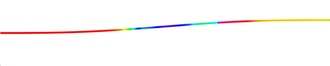
#> input picture graph_making/k_momentum_kick_0_3_micron_second.jpg, 330 x 66 px, shrunk from 1001 x 201 before the run
$ python figure1.py
#> lines starting #> are read from the running program, lines starting #| are printed output that depends on the picture
import os
import numpy as np
import matplotlib.pyplot as plt
import matplotlib.image as mpimg
import matplotlib.gridspec as gridspec
import matplotlib.font_manager as fm


#Times New Roman
tnr= fm.FontProperties(fname='/home/pxiang/extrafonts/Times_New_Roman.ttf')
#Times New Roman italic
tnri = fm.FontProperties(fname='/home/pxiang/extrafonts/Times_New_Roman_Italic.ttf')


# [8 lines of commented-out code are left out]


title = 'white background'

# make four images
k_figure="K_CPLong.ppm"
x_figure="X_CPLong.ppm"
tmp="tmp.ppm"

fig_A='k_momentum_kick_0_3_micron_second.jpg'
fig_B='k_momentum_kick_3_203_micron_second.jpg'
fig_C='x_momentum_kick_0_3_micron_second.jpg'
fig_D='x_momentum_kick_3_203_micron_second.jpg'

produce_A = " convert " + k_figure + " -crop 1001x201+0+0 " + tmp \
            + "; " + " convert " + tmp + " -quality 100 " + fig_A

produce_B = " convert " + k_figure + " -crop 1000x201+1001+0 " + tmp \
            + "; " + " convert " + tmp + " -quality 100 " + fig_B

produce_C = " convert " + x_figure + " -crop 1001x201+0+0 " + tmp \
            + "; " + " convert " + tmp + " -quality 100 " + fig_C

produce_D = " convert " + x_figure + " -crop 1000x201+1001+0 " + tmp \
            + "; " + " convert " + tmp + " -quality 100 " + fig_D

os.system(produce_A)
os.system(produce_B)
os.system(produce_C)
os.system(produce_D)

os.system(" rm " + tmp)


plt.figure(figsize=(8.5,8.5))
gs=gridspec.GridSpec(2,2,width_ratios=[1,2])
gs.update(wspace=0.11,top=0.97,hspace=0.11,right=0.96)
# TITLE FOR THE WHOLE FIGURE
#plt.suptitle(title, fontsize=12)


#FIGURE A
ax1=plt.subplot(gs[0])

plt.tick_params(direction='out', top='off', right='off',length=8,width=1.2,pad=8)
img2=plt.imread(fig_A)
#> img2 is the input picture: shape (66, 330, 3); mean R, G, B 251.9, 250, 249.1
ydim, xdim, colordim = np.shape(img2)
#> ydim = 66; xdim = 330; colordim = 3
xtick_number = 3
xtick_position = np.linspace(0,xdim, xtick_number)
#> xtick_position = [0, 165, 330]
plt.imshow(img2,aspect='auto')
#plt.xticks(xtick_position,['0', '1.5', '3'],fontsize=16)
#plt.xlim(0,xdim)
plt.xticks(xtick_position,[' ', ' ', ' '],fontsize=23,fontproperties=tnr)

ytick_number=5
ytick_position = np.linspace(0,ydim, ytick_number)
#> ytick_position = [0, 16.5, 33, 49.5, 66]
plt.yticks(ytick_position, [r'$\pi$', r'$\frac{\pi}{2}$', ' ', r'$\frac{\pi}{2}$', r'$\pi$'],fontsize=28,fontproperties=tnr)
ax1.text(-0.13,0.5,'0',fontsize=23,ha='center',va='center',transform=ax1.transAxes,fontproperties=tnr)
ax1.text(-0.23,0.755,'-',fontsize=23,ha='center',va='center',transform=ax1.transAxes,fontproperties=tnr)
ax1.text(-0.22,1.0,'-',fontsize=23,ha='center',va='center',transform=ax1.transAxes,fontproperties=tnr)
plt.ylim(0,ydim)
#plt.xlabel(r't ($ms$)',fontsize=17)
plt.text(-0.33,0.5, 'ka', ha='center', va='center', rotation='vertical', transform=ax1.transAxes, fontsize=28,fontproperties=tnri)
# [10 lines of commented-out code are left out]
ax2=plt.subplot(gs[1])
plt.tick_params(direction='out', top='off', right='off',length=8,width=1.2,pad=8)
img2=plt.imread(fig_B)
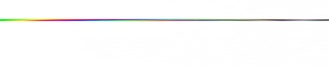
#> input picture graph_making/k_momentum_kick_3_203_micron_second.jpg, 329 x 66 px, shrunk from 1000 x 201 before the run
#> img2 is the input picture: shape (66, 329, 3); mean R, G, B 250.7, 250.7, 250.1
ydim, xdim, colordim = np.shape(img2)
#> xdim = 329
xtick_number = 3
xtick_position = np.linspace(0,xdim, xtick_number)
#> xtick_position = [0, 164.5, 329]
plt.imshow(img2,aspect='auto')
#plt.xticks(xtick_position,['3','103', '203'],fontsize=16)
#plt.xlim(0,xdim)
plt.xticks(xtick_position,[' ',' ', ' '],fontsize=23,fontproperties=tnr)
#get large tick marks
#for l in ax2.get_xticklines() + ax2.get_yticklines():
  #l.set_markersize(6)
  #l.set_markeredgewidth(1.2)

plt.ylim(0,ydim)
ytick_number=5
ytick_position = np.linspace(0,ydim, ytick_number)
plt.yticks(ytick_position, ['','','','',''],fontsize=23,fontproperties=tnr)
#plt.yticks([])
plt.ylabel('')
#ax2.text(0.9,0.85,'(b)',fontsize=17,color='black',transform=ax2.transAxes,fontproperties=tnr)

# insert phase map
ax_inside=plt.axes([0.747, 0.57, .2, .2])
image_inside=plt.imread('phasemap.png')
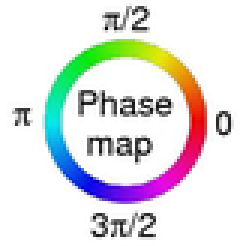
#> input picture graph_making/phasemap.png, 80 x 82 px, shrunk from 244 x 249 before the run (shown 3 times larger)
#> image_inside is the input picture: shape (82, 80, 3) float32; mean R, G, B 0.881, 0.882, 0.881
plt.imshow(image_inside,aspect='equal')
plt.setp(ax_inside, xticks=[], yticks=[])


#FIGURE C
ax3=plt.subplot(gs[2])
plt.tick_params(direction='out', top='off', right='off',length=8,width=1.2,pad=8)
img2=plt.imread(fig_C)
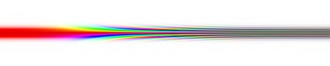
#> input picture graph_making/x_momentum_kick_0_3_micron_second.jpg, 330 x 66 px, shrunk from 1001 x 201 before the run
#> img2 is the input picture: shape (66, 330, 3); mean R, G, B 236.3, 227, 227.1
ydim, xdim, colordim = np.shape(img2)
xtick_number = 3
xtick_position = np.linspace(0,xdim, xtick_number)
plt.imshow(img2,aspect='auto')
plt.xticks(xtick_position,['0', '1.5', '3'],fontsize=23,fontproperties=tnr)
plt.xlim(0,xdim)
plt.text(0.8, -0.22, r'Time ($\mu$s)',fontsize=28,transform=ax3.transAxes,fontproperties=tnr)

ytick_number=5
ytick_position = np.linspace(0,ydim, ytick_number)
plt.yticks(ytick_position, [r'201', r'150', r'100', r'50', r'1'],fontsize=23,fontproperties=tnr)
plt.ylim(0,ydim)
#plt.xlabel(r't ($ms$)',fontsize=17)
plt.ylabel('Site index',fontsize=28,fontproperties=tnr)
# [9 lines of commented-out code are left out]
ax4=plt.subplot(gs[3])
plt.tick_params(direction='out', top='off', right='off',length=8,width=1.2,pad=8)
img2=plt.imread(fig_D)
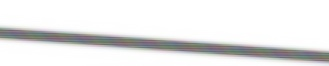
#> input picture graph_making/x_momentum_kick_3_203_micron_second.jpg, 329 x 66 px, shrunk from 1000 x 201 before the run
#> img2 is the input picture: shape (66, 329, 3); mean R, G, B 231.1, 231.2, 231.1
ydim, xdim, colordim = np.shape(img2)
xtick_number = 3
xtick_position = np.linspace(0,xdim, xtick_number)
plt.imshow(img2,aspect='auto')
plt.xticks(xtick_position,['3', '100', '200'],fontsize=23,fontproperties=tnr)
plt.xlim(0,xdim)


plt.ylim(0,ydim)
ytick_number=5
ytick_position = np.linspace(0,ydim, ytick_number)
plt.yticks(ytick_position, ['', '', '', '', ''],fontsize=23,fontproperties=tnr)
plt.ylabel('')

# [14 lines of commented-out code are left out]
savefile = 'figure1.png'
plt.savefig(savefile,dpi=300)

plt.show()


#os.system("convert k_umklapp.ppm k_umklapp.jpg")
#os.system("convert x_umklapp.ppm x_umklapp.jpg")
#os.system( 'convert x_umklapp.ppm -crop 2001x201+0+400  tmp.ppm;'
#            + 'convert  tmp.ppm -quality 100 x_umklapp.jpg')
#os.system('python2.7 figure4.py')
